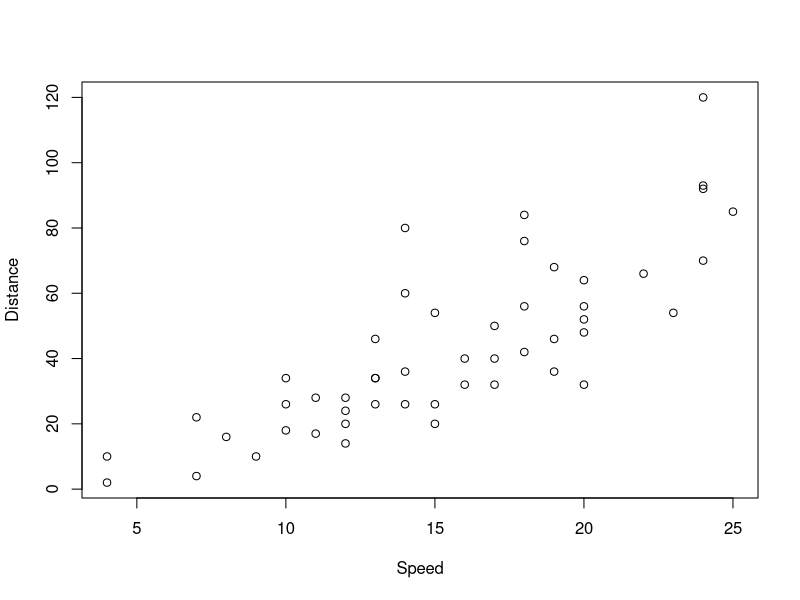
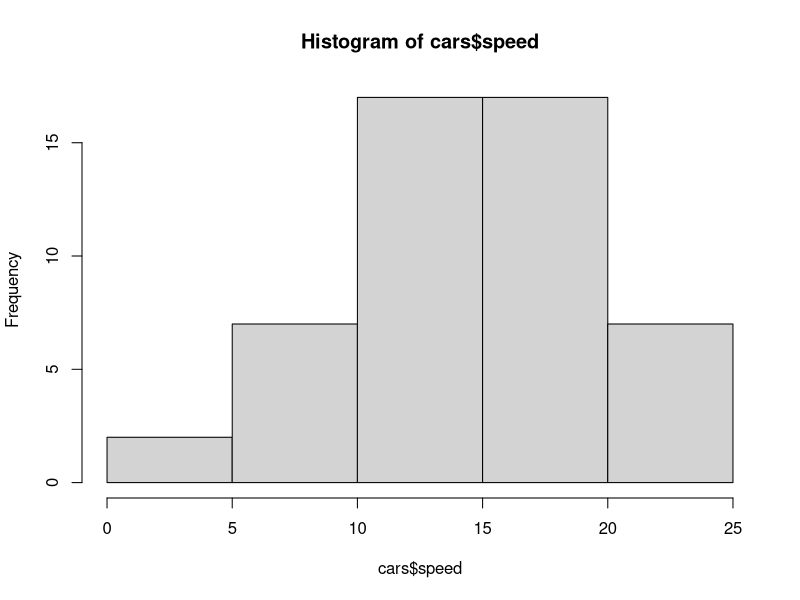
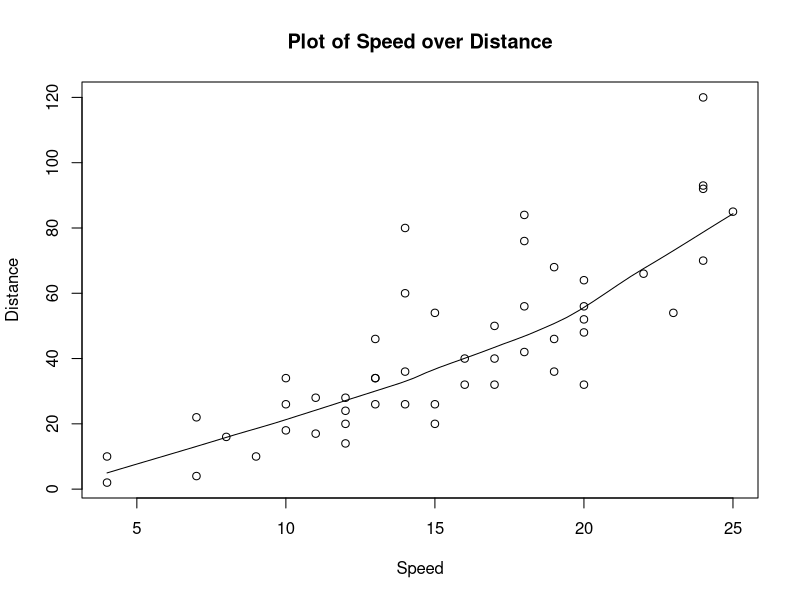

Here is the R script that generated these plots, in order:
# All code is executable in R session

head(cars)


plot(cars$speed,cars$dist, xlab = "Speed", ylab = "Distance")

hist(cars$speed)

linear_model <- lm(cars$dist ~ cars$speed) 


summary(linear_model)

scatter.smooth(x=cars$speed, y=cars$dist, main = "Plot of Speed over Distance",
               xlab = "Speed",
               ylab = "Distance")

speed <- coef(linear_model)[2]

print(paste0("We can expect an increase in distance of ", speed*2 ,
             " when speed is increased by 2, on average."))
